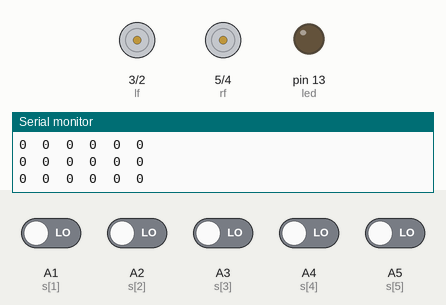
Recording of a sketch running on a simulated Arduino Uno, built with avr-gcc and run on an emulated ATmega328P. On the bench: motor-driver pin pairs drawn as motors (green arrow = first pin HIGH = forward, orange = second pin HIGH = backward, longer = more drive), output pins drawn as LEDs (lit = HIGH), the last lines printed to the serial monitor. The inputs (shaded band) are chosen by the test bench; at power-on: A1 (s[1]), A2 (s[2]), A3 (s[3]), A4 (s[4]), A5 (s[5]) LOW.

Above: at 2.2 s.
2.3 s: A1 (s[1]) driven HIGH
At 2.48 s:
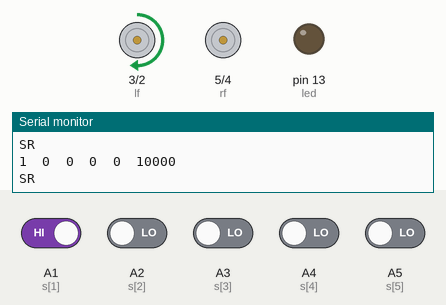
5.3 s: A3 (s[3]) driven HIGH
6.8 s: A2 (s[2]) driven HIGH
At 8.5 s:
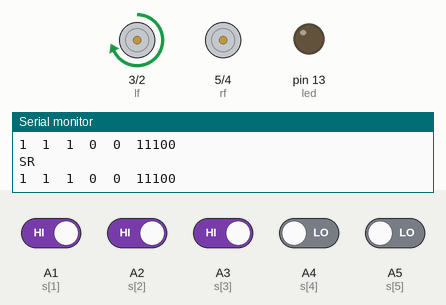
9.8 s: A4 (s[4]) driven HIGH
12.8 s: A5 (s[5]) driven HIGH
14.3 s: A1 (s[1]) driven LOW
At 15.42 s:
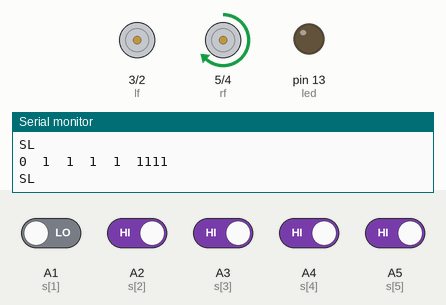
At 16.36 s:
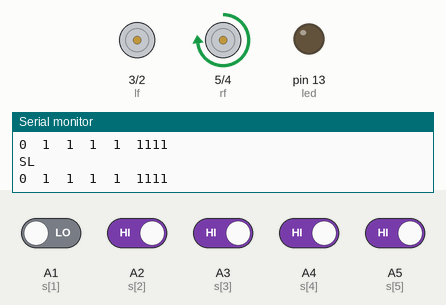
Timing chart, 0 to 18.3 s (numbered marks = the images above; inputs shaded):
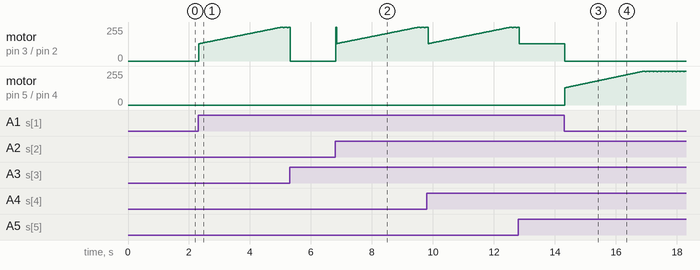

The sketch:

opamp_sensor_line_follower_speed_kuet.ino
```cpp
int lf = 3;
int lb = 2;
int rf = 5;
int rb = 4;
int led = 13;
int cpeed=150;
int bcpeed=130;
int lspeed=0;
int aspeed=0,bspeed=0;
int i;
int state=0;
int flag=0;
int stateStop=0;
int s[6]={A0,A1,A2,A3,A4,A5};
int s1[6], v[6];
long int sum,rs,ls,ps=0,ts=0;
void setup() {
  pinMode(lf, OUTPUT);
  pinMode(lb, OUTPUT);
  pinMode(rf, OUTPUT);
  pinMode(rb, OUTPUT);
  pinMode(led, OUTPUT);
  for(int i=0;i<6;i++)
  pinMode(s[i], INPUT);
  Serial.begin(9600);
delay(1000);
}

void loop() {
  sum=0;rs=0;ls=0;
  for(int i=1;i<6;i++)
  {
    s1[i]=digitalRead(s[i]);
    if (s1[i]==HIGH)
    v[i]=1;
    else
    v[i]=0;
    sum=sum*10+v[i];
    Serial.print(v[i]);
    Serial.print("\t");
  }
  ls=v[1]*10+v[2];
  rs=v[4]*10+v[5];
  Serial.print(sum);
 Serial.println();

drive:
 if(sum==ts)
  {
    if(cpeed <255)
   cpeed = cpeed +1;
    else
    cpeed =250;
  }
  else
  cpeed =bcpeed;
if(sum==00000)
mway('s');
else if(sum==11011)
mway('f');
else if((sum==10011)||(sum==10111))
mway('l');
else if((sum==111)||(sum==1111))
mway('l');
else if((sum==11)||(sum==11))
mway('l');
else if((sum==11001)||(sum==11101))
mway('r');
else if((sum==11100)||(sum==11110))
mway('r');
else if((sum==11000)||(sum==10000))
mway('r');


else if((sum==11111)||(sum==11000)||(sum==10001)||(sum==10000)||(sum==00011)||(sum==00001))
{sum=ts;
goto drive;
}
else
mway('s');
 if(ts!=sum)
   ts=sum;

}
void mway(int state)
{

if (state == 'f') {
        analogWrite(lf, cpeed);
        digitalWrite(lb, LOW);
        analogWrite(rf, cpeed);
        digitalWrite(rb, LOW);
          Serial.println("Go Forward!");
    }
    else if (state == 'l') {
        analogWrite(lf, lspeed);
        digitalWrite(lb, LOW);
        analogWrite(rf, cpeed);
        digitalWrite(rb, LOW);
          Serial.println("SL");
    }
    else if (state == 'L') {
        analogWrite(lf, lspeed);
        digitalWrite(lb, HIGH);
        analogWrite(rf, cpeed);
        digitalWrite(rb, LOW);
          Serial.println("HL");
    }
        else if (state == 'm') {
        analogWrite(lf, lspeed);
        digitalWrite(lb, HIGH);
        analogWrite(rf, lspeed);
        digitalWrite(rb, LOW);
          Serial.println("BL");
     }
    else if (state == 'b') {
        analogWrite(lf, lspeed);
        digitalWrite(lb, HIGH);
        analogWrite(rf, lspeed);
        digitalWrite(rb, HIGH);
          Serial.println("BACK");
    }
    else if (state == 'r') {
        analogWrite(lf, cpeed);
        digitalWrite(lb, LOW);
        analogWrite(rf, lspeed);
        digitalWrite(rb, LOW);
          Serial.println("SR");
    }
    else if (state == 'R') {
        analogWrite(lf, cpeed);
        digitalWrite(lb, LOW);
        analogWrite(rf, lspeed);
        digitalWrite(rb, HIGH);
          Serial.println("HR");
    }
    else if (state == 'q') {
        analogWrite(lf, lspeed);
        digitalWrite(lb, LOW);
        analogWrite(rf, lspeed);
        digitalWrite(rb, HIGH);
          Serial.println("BR");
    }

    else if (state == 's') {
        analogWrite(lf, lspeed);
        digitalWrite(lb, LOW);
        analogWrite(rf, lspeed);
        digitalWrite(rb, LOW);
        digitalWrite(led, LOW);
        if(flag == 0){
          Serial.println("STOP!");
          flag=1;
        }
        stateStop=0;
    }
}
```
